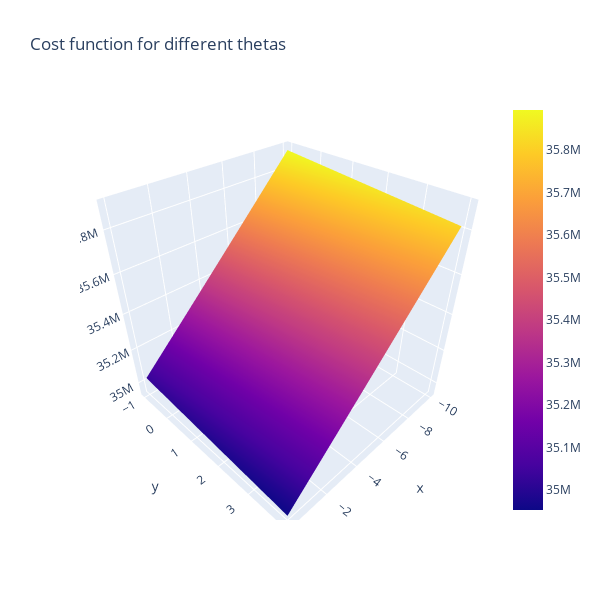

Notebook cell for this chart:
### Code cell
import plotly.graph_objects as go
fig = go.Figure(data=[go.Surface(x=theta0_vals, y=theta1_vals, z=J_vals)])
fig.update_layout(title='Cost function for different thetas', autosize=True,
                  width=600, height=600, xaxis_title='theta0', 
                 yaxis_title='theta1')
fig.show()
